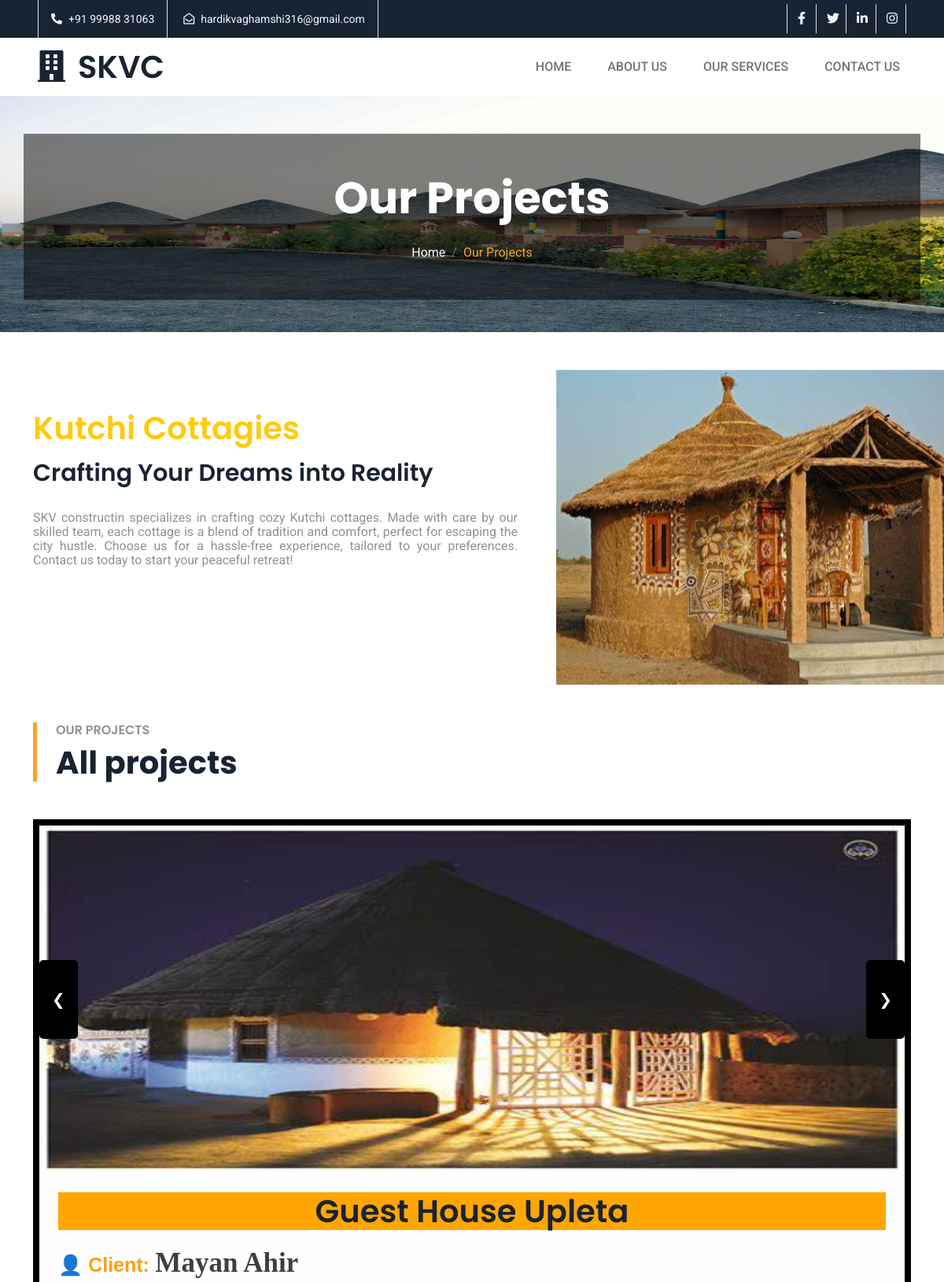
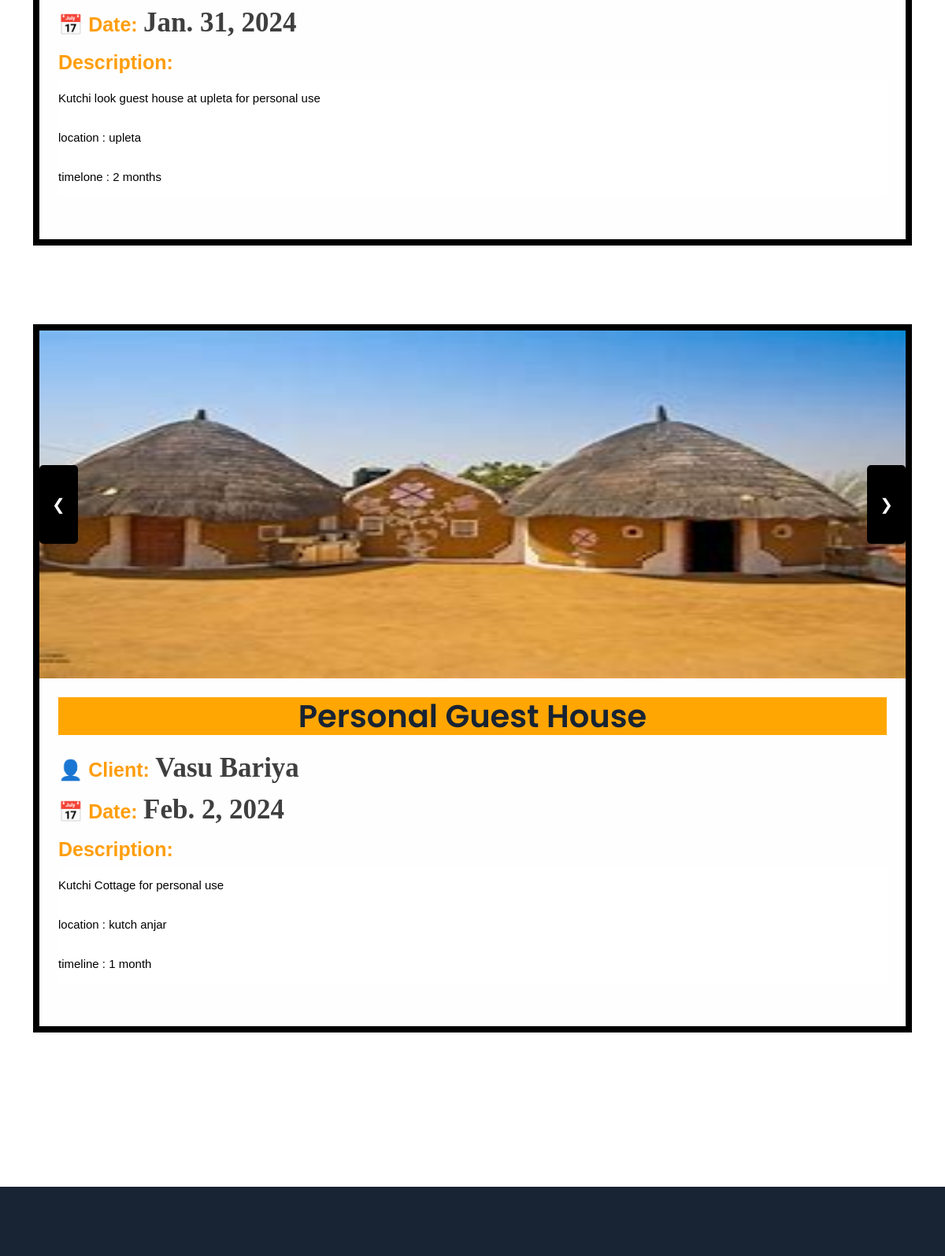
The page /service/1/ (upper part) on the database its author committed (2 pictures, top to bottom).
### SKVC/models.py (models this page shows, shortened)
class Service(models.Model):
    service_id = models.CharField(max_length=20, unique=True)
    title = models.CharField(max_length=255)
    description = models.TextField()
    image = models.ImageField(upload_to='service_images/')

class ProjectImage(models.Model):
    project = models.ForeignKey(Project, on_delete=models.CASCADE)
    image = models.ImageField(upload_to='project_images/')

class Project(models.Model):
    service = models.ForeignKey(Service, on_delete=models.CASCADE)
    title = models.CharField(max_length=255)
    description = models.TextField()
    client = models.CharField(max_length=255)
    done_date = models.DateField()

### SKVC/views.py (the view)
# urls.py: path('service/<int:pk>/', service_detail, name='service_detail'),
def service_detail(request, pk):
    service = get_object_or_404(Service, pk=pk)
    projects = Project.objects.filter(service=service)
    return render(request, 'servicedetail.html', {'service': service, 'projects': projects})

### SKVC/templates/servicedetail.html (shortened to what this page needs)
{% extends 'base.html' %}
{% load static  %}
{% block content %}
<head>
</head>
<body>
    <div class="container-fluid page-header py-5 mb-5 wow fadeIn" data-wow-delay="0.1s" style=" height: 300px; background-image: url('/static/img/bhunga.jpg'); background-size: 100% 100%;">
        <div class="container text-center py-5" style="background-color: rgba(0, 0, 0, 0.5);">
            <h1 class="display-4 text-white animated slideInDown mb-4">Our Projects</h1>
            <nav aria-label="breadcrumb animated slideInDown">
                <ol class="breadcrumb justify-content-center mb-0">
                    <li class="breadcrumb-item"><a class="text-white" href={% url 'home' %}>Home </a></li>
                    <li class="breadcrumb-item text-primary active" aria-current="page">Our Projects</li>
                </ol>
            </nav>
        </div>
    </div>
    <section id="about" >
        <div class="container about">
            <div class="row">
                <div class="col-lg-7 col-md-6">
                    <div class="about_content">
                        <h2>{{ service.title }}</h2>
                        <h3>Crafting Your Dreams into Reality</h3>
                        <p>{{ service.description }}</p>
                    </div>
                </div>
                <div class="col-lg-3 col-md-6 col-lg-offset-1">
                    <div class="about_banner">
                        <img src="{{ MEDIA_URL }}{{ service.image.url }}" alt="{{ service.title }}" style="width: 500px; height: 400px;" />
                    </div>
                </div>
            </div>
        </div>
    </section>
    <div class="container-xxl py-5">
        <div class="container">
            <div class="row g-5 align-items-end mb-5">
                <div class="col-lg-6 wow fadeInUp" data-wow-delay="0.1s">
                    <div class="border-start border-5 border-primary ps-4">
                        <h6 class="text-body text-uppercase mb-2">Our projects</h6>
                        <h1 class="display-6 mb-0">All projects</h1>
                    </div>
                </div>
            </div>
            <div class="row g-11 justify-content-center" >
                {% if projects %}
                {% for project in projects %}
                    <div class="project col-md-8 wow fadeInUp "  data-wow-delay="{% cycle '0.3s' '0.1s' %}">
                        <div class="projects  overflow-hidden" id="slideshow-{{ project.id }}" style="position: relative;">
                            {% if project.projectimage_set.all %}
                                {% for image in project.projectimage_set.all %}
                                    <img class="mySlides" style="width: 100%; height: 50%;" src="{{ MEDIA_URL }}{{ image.image.url }}" alt="{{ project.title }}" >
                                {% endfor %}
                            {% else %}
                                <p style="width: 100%; height: 50%;">No images available</p>
                            {% endif %}
                            <button class="w3-button w3-black w3-left" onclick="plusDivs{{ project.id }}(-1)"style="height: 100px; position: absolute; top: 25%; transform: translateY(-50%); left: 0px;">&#10094;</button>
                            <button class="w3-button w3-black w3-right" onclick="plusDivs{{ project.id }}(1)"style="height: 100px; position: absolute; top: 25%; transform: translateY(-50%); right: 0px;">&#10095;</button>
                            <div class=" position-relative text-center h-100 p-4" style="background-color: rgba(255, 254, 254, 0.719);">
                                <h5 class="mb-3" style="font-size: 40px; background-color: rgb(255, 166, 2);">{{ project.title }}</h5>
                                <div style="text-align: left; font-size: 30px; width: 100%; margin: 0 auto; color: rgba(0, 0, 0, 0.753);">
                                    <span style="color: rgb(255, 158, 12); font-family: 'Arial Black', sans-serif; font-weight: bold; font-size:25px;">👤 Client:</span>
                                    <span style="font-family: 'Times New Roman', serif; font-weight: bold; font-size: 35px;">{{ project.client }}</span> <br>
                                    <span style="color: rgb(255, 158, 12); font-family: 'Arial Black', sans-serif; font-weight: bold; font-size: 25px;">📅 Date:</span>
                                    <span style="font-family: 'Times New Roman', serif; font-weight: bold; font-size: 35px;">{{ project.done_date }}</span> <br>
                                    <strong style="color: rgb(255, 158, 12); font-family: 'Arial Black', sans-serif; font-weight: bold; font-size: 25px;"> Description:</strong> <br>
                                    <p class="Discription">{% autoescape off %}{{ project.description|linebreaksbr }}{% endautoescape %}</p>
                                </div>
                            </div>
                        </div>
                    </div>
                {% endfor %}
            {% else %}
                <p>No done projects available for this service.</p>
            {% endif %}
            </div>
        </div>
    </div>
</body>
{% endblock %}

### SKVC/static/css/style1.css (style rules this page uses)
:root { --primary: #FDA12B; --secondary: #8D9297; --light: #F8F9FA; --dark: #182333; }

### SKVC/templates/BASE.HTML (style rules this page uses)
.about_content { margin-right: 25px; }
.about_content > h2 { font-size: 40px; margin:50px 0 15px; color:#ffcb0f; }
.about_content > h3 { font-size: 30px; margin: 2px 0 30px; text-transform: inherit; }
.about_content > p { line-height: 18px; margin-bottom: 18px; text-align: justify; }

### SKVC/templates/servicedetail.html (style rules this page uses)
.w3-button { font-size: 20px; padding: 16px; border: none; color: white; background-color: black; cursor: pointer; border-radius: 5px; z-index: 1; }
.Discription { background-color: rgb(255, 255, 255); color: rgb(0, 0, 0); max-height: calc(8 * 50px); overflow-y: auto; margin-top: 0; line-height: 50px; font-size: 15px; font-family: Arial, sans-serif; }
.project { padding-bottom: 100px; width: 100%; height: 1000px; }
.projects { background-color: rgba(255, 255, 255, 0.973); border: 8px solid black; height: 100%; }

### rows shown on the page
Service: title "Kutchi Cottagies", description "SKV constructin specializes in crafting cozy Kutchi cottages. Made with care by our skilled team, each cottage is a blend of tradition and comfort, perfect for escaping the city hustle. Choose us for a hassle-free experience, tailored to your preferences. Contact us today to start your peaceful retreat!", image (picture)
Project: {{ project.id }} 1 (drawn), title "Guest House Upleta", client "Mayan Ahir", done_date "Jan. 31, 2024", description "Kutchi look guest house at upleta for personal use location : upleta timelone : 2 months"
ProjectImage: image (picture)
Project: title "Personal Guest House", client "Vasu Bariya", done_date "Feb. 2, 2024", description "Kutchi Cottage for personal use location : kutch anjar timeline : 1 month"
ProjectImage: image (picture)
